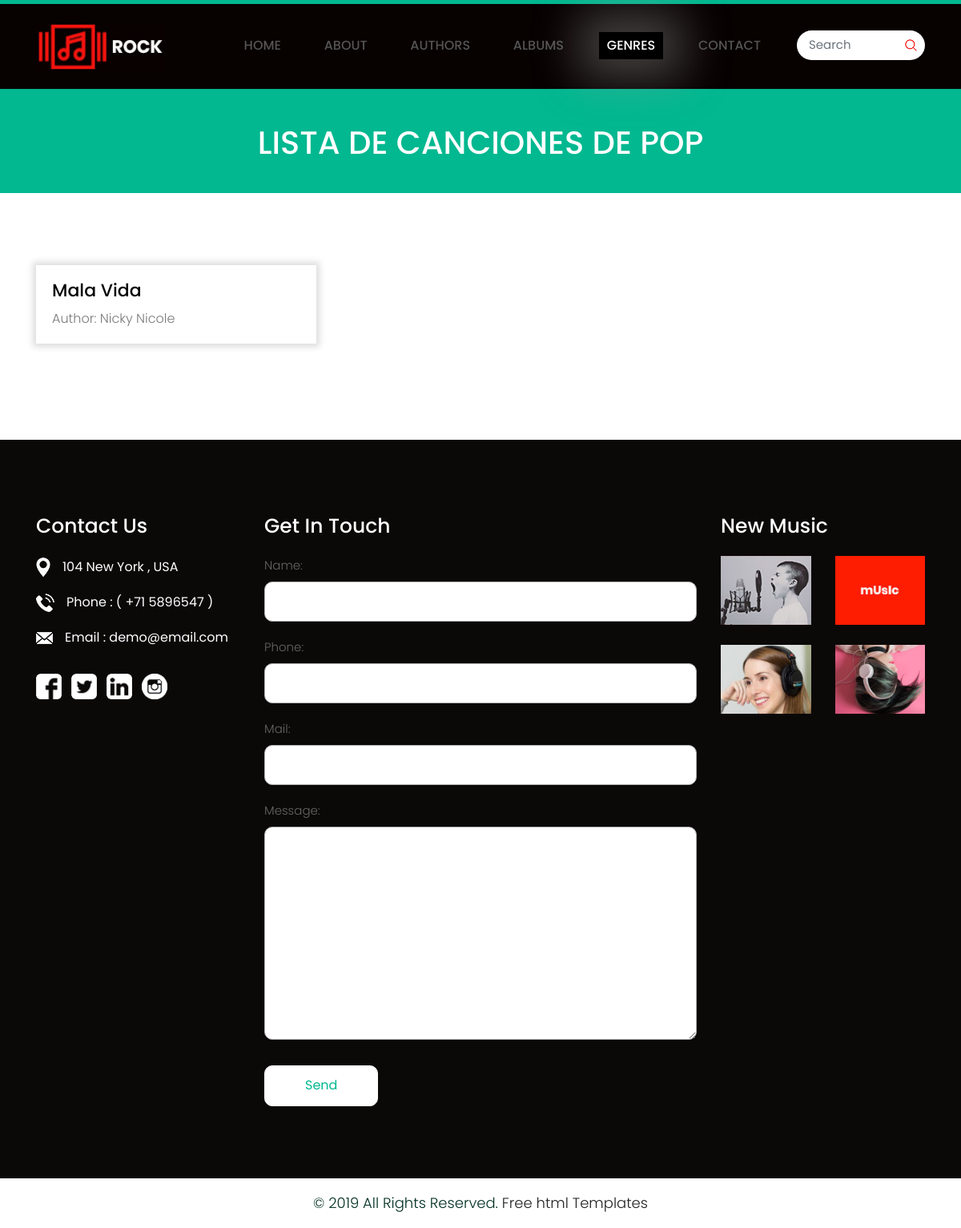
/top100/genre/1/, run on an earlier commit of the app's database.
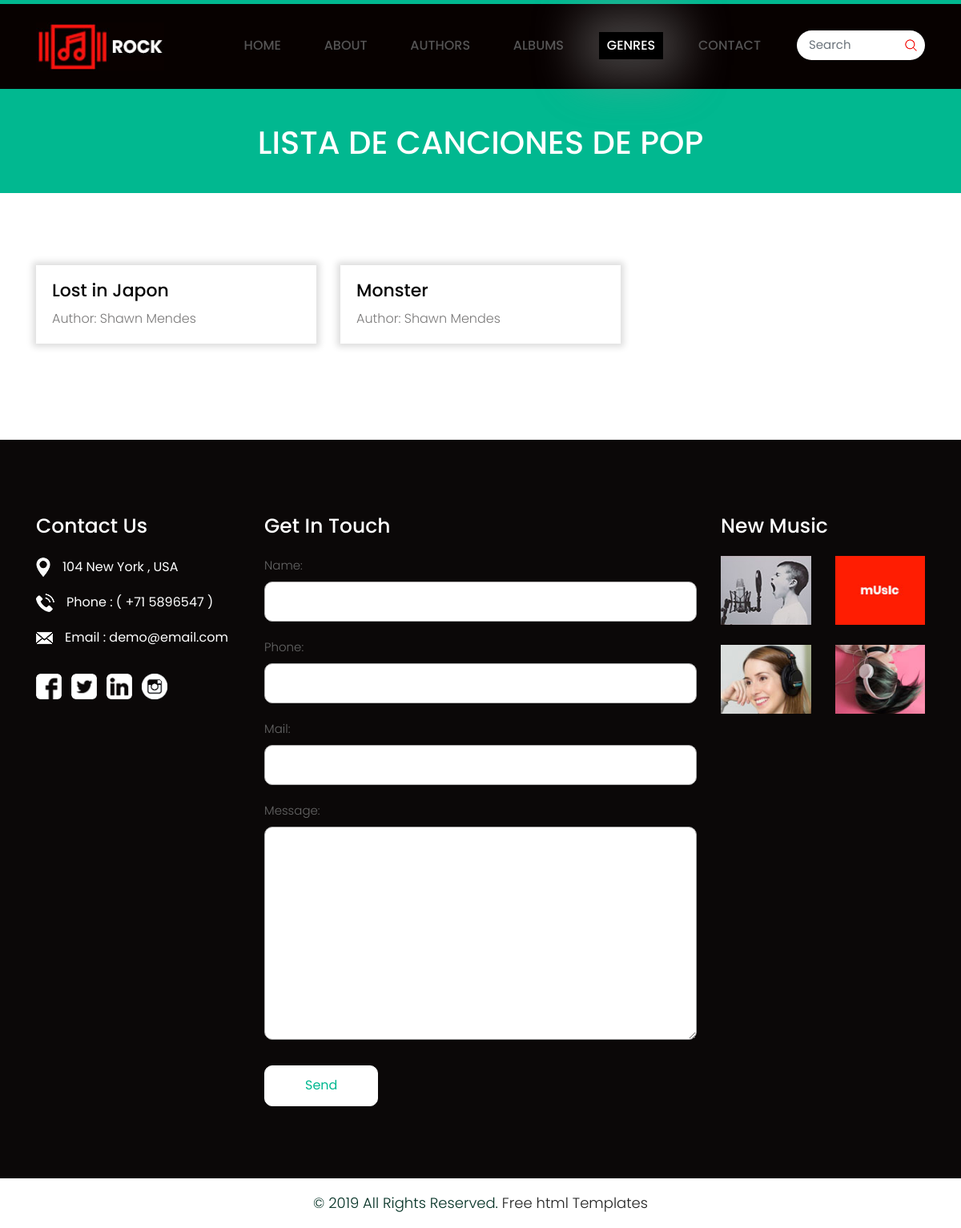
And on a later commit of the database.
### top100_app/models.py (models this page shows, shortened)
class Genre(models.Model):
    name = models.CharField(max_length = 30, default='Name')
    description = models.CharField(max_length = 300, default='Description')
    image = models.ImageField(upload_to='top100_app/static/images/genres/', blank=True, null=False, verbose_name='Image')

class Song(models.Model):
    name = models.CharField(max_length=20)
    author = models.ForeignKey(Author, on_delete=models.CASCADE)
    genre = models.ManyToManyField(Genre)
    repros = models.IntegerField()

class Author(models.Model):
    name = models.CharField(max_length = 30, default='Name')
    info = models.CharField(max_length = 200, default='Information')
    image = models.ImageField(upload_to='top100_app/static/image/authors', null = True, blank=True, verbose_name='Image')
    def __str__(self):
        return "Author: " + self.name

### top100_app/views.py (the view, shortened to what this page needs)
def genre_details(request, genre_id):
    genre = get_object_or_404(Genre, pk=genre_id)
    form = ContactForm()
    song = Song.objects.filter(genre=get_object_or_404(Genre, pk=genre_id)).order_by('name')
    context = {
        'genre': genre,
        'form' : form,
        'song_list' : song
    }
    return render(request, "genre_details.html", context)

### top100_app/forms.py
class ContactForm(forms.Form):
    name = forms.CharField(widget=forms.TextInput(attrs={'class' : 'contactus'}), max_length= 100)
    phone = forms.CharField(widget=forms.TextInput(attrs={'class' : 'contactus'}), max_length= 13)
    mail = forms.CharField(widget=forms.TextInput(attrs={'class' : 'contactus'}), max_length= 100)
    message = forms.CharField(widget=forms.Textarea(attrs={'class' : 'textarea'}), max_length= 2000)

### top100_app/templates/genre_details.html
{% extends "base.html" %}
{% load static %}
    {% block active%}
    <li> <a href="{% url 'index'%}">Home</a> </li>
    <li> <a href="{% url 'about'%}">About</a> </li>
    <li> <a href="{% url 'author'%}"> Authors</a> </li>
    <li> <a href="{% url 'album'%}"> Albums</a> </li>
    <li class="active"> <a href="{% url 'genre'%}">Genres</a> </li>
    <li> <a href="{% url 'contact'%}">Contact</a> </li>
    {% endblock %}
    {% block body %}
                <div class="blogbg">
                    <div class="container">
                        <div class="row">
                            <div class="col-md-12">
                                <div class="blogtitlepage">
                                    <h2>Lista de canciones de {{genre.name}}</h2>
                                </div>
                            </div>
                        </div>
                    </div>
                </div>
                <div class="Lastestnews blog">
                    <div class="container">
                        <div class="row">
                            {% if genre %}
                                {% if song_list %}
                                    {% for c in song_list %}
                                        <div class="col-xl-4 col-lg-4 col-md-4 col-sm-12 margin">
                                            <div class="news-box">
                                                <h3>{{c.name}}</h3>
                                                <p>{{c.author}}</p>
                                            </div>
                                        </div>
                                    {% endfor%}
                                {% else %}
                                    <h1>THERE ARE NO SONGS OF THIS GENRE</h1>
                                {% endif %}
                            {% endif %}
                        </div>
                    </div>
                </div>
    {% endblock%}

### top100_app/templates/base.html (shortened to what this page needs)
<!DOCTYPE html>
<html lang="en">
{% load static %}
<head>
    <link rel="stylesheet" href="{%static 'css/bootstrap.min.css' %}" >
    <link rel="stylesheet" href="{%static 'css/style.css' %}">
    <link rel="stylesheet" href="{%static 'css/responsive.css' %}">
    <link rel="stylesheet" href="{%static 'css/jquery.mCustomScrollbar.min.css' %}">
    <link rel="stylesheet" href="https://netdna.bootstrapcdn.com/font-awesome/4.0.3/css/font-awesome.css">
    <link rel="stylesheet" href="https://cdnjs.cloudflare.com/ajax/libs/fancybox/2.1.5/jquery.fancybox.min.css" media="screen">
</head>
<body class="main-layout">
    <header>
        <div class="header">
            <div class="container">
                <div class="row">
                    <div class="col-xl-2 col-lg-2 col-md-2 col-sm-2 col logo_section">
                        <div class="full">
                            <div class="center-desk">
                                <div class="logo">
                                    <a href="{% url 'index' %}"><img src="{%static 'images/logo.jpg' %}" alt="logo" /></a>
                                </div>
                            </div>
                        </div>
                    </div>
                    <div class="col-xl-8 col-lg-8 col-md-10 col-sm-10">
                        <div class="menu-area">
                            <div class="limit-box">
                                <nav class="main-menu">
                                    <ul class="menu-area-main">
                                        {% block active %}{% endblock %}
                                    </ul>
                                </nav>
                            </div>
                        </div>
                    </div>
                    <div class="col-xl-2 col-lg-2 col-md-2 col-sm-2">
                        <form class="search">
                            <input class="form-control" type="text" placeholder="Search">
                            <button><img src="{%static 'images/search_icon.png' %}" ></button>
                        </form>
                    </div>
                </div>
            </div>
    </header>
    {% block body %}
    {% endblock %}
    <footr id="footer_with_contact">
        <div class="footer">
            <div class="container">
                <div class="row">
                    <div class="col-lg-3 col-md-6 col-sm-12 width">
                        <div class="address">
                            <h3>Contact Us</h3>
                            <ul class="locarion_icon">
                                <li><img src="{%static 'icon/1.png' %}" alt="icon" />104 New York , USA</li>
                                <li><img src="{%static 'icon/2.png' %}" alt="icon" />Phone : ( +71 5896547 )</li>
                                <li><img src="{%static 'icon/3.png' %}" alt="icon" />Email : demo@email.com</li>
                            </ul>
                            <ul class="contant_icon">
                                <li><img src="{%static 'icon/fb.png' %}" alt="icon" /></li>
                                <li><img src="{%static 'icon/tw.png' %}" alt="icon" /></li>
                                <li><img src="{%static 'icon/lin(2).png' %}" alt="icon" /></li>
                                <li><img src="{%static 'icon/instagram.png' %}" alt="icon" /></li>
                            </ul>
                        </div>
                    </div>
                    <div class="col-lg-6 col-md-6 col-sm-12 width">
                        <div class="address">
                            <h3>Get In Touch</h3>
                                <form action="contact.html" method="post">
                                    <div class="row">
                                        <div class="col-sm-12">
                                            {{form.as_p}}
                                            <button class="send">Send</button>
                                        </div>
                                    </div>
                                </form>
                        </div>
                    </div>
                    <div class="col-xl-3 col-lg-3 col-md-6 col-sm-12 width">
                        <div class="address">
                            <h3>New Music </h3>
                            <div class="row">
                                <div class="col-xl-6 col-lg-6 col-md-6 col-sm-6 ">
                                    <figure><img src="{%static 'images/music1.jpg' %}" /></figure>
                                </div>
                                <div class="col-xl-6 col-lg-6 col-md-6 col-sm-6 ">
                                    <figure><img src="{%static 'images/music2.jpg' %}" /></figure>
                                </div>
                                <div class="col-xl-6 col-lg-6 col-md-6 col-sm-6 ">
                                    <figure><img src="{%static 'images/music3.jpg' %}" /></figure>
                                </div>
                                <div class="col-xl-6 col-lg-6 col-md-6 col-sm-6 ">
                                    <figure><img src="{%static 'images/music4.jpg' %}" /></figure>
                                </div>
                            </div>
                        </div>
                    </div>
                </div>
            </div>
            <div class="copyright">
                <p>© 2019 All Rights Reserved. <a href="https://html.design/">Free html Templates</a></p>
            </div>
        </div>
    </footr>
</body>
</html>

What changed in the data, as far as the page shows it:
no longer on this page (row unchanged): Song: name "Mala Vida", author "Author: Nicky Nicole"
added Song: name "Lost in Japon", author "Author: Shawn Mendes"
added Song: name "Monster", author "Author: Shawn Mendes"
